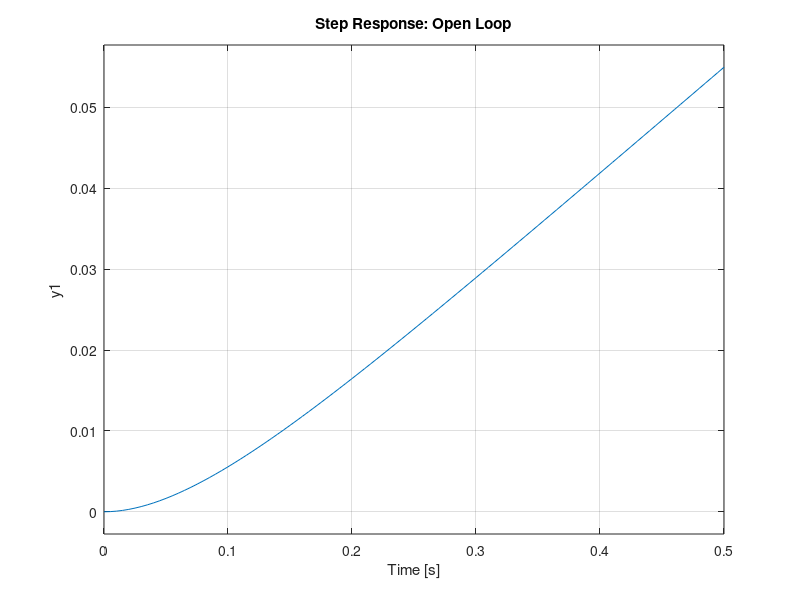
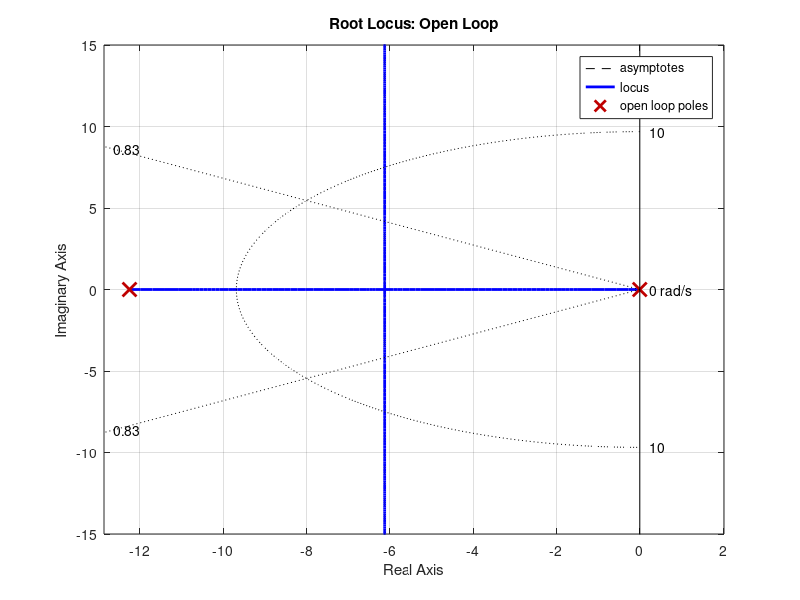
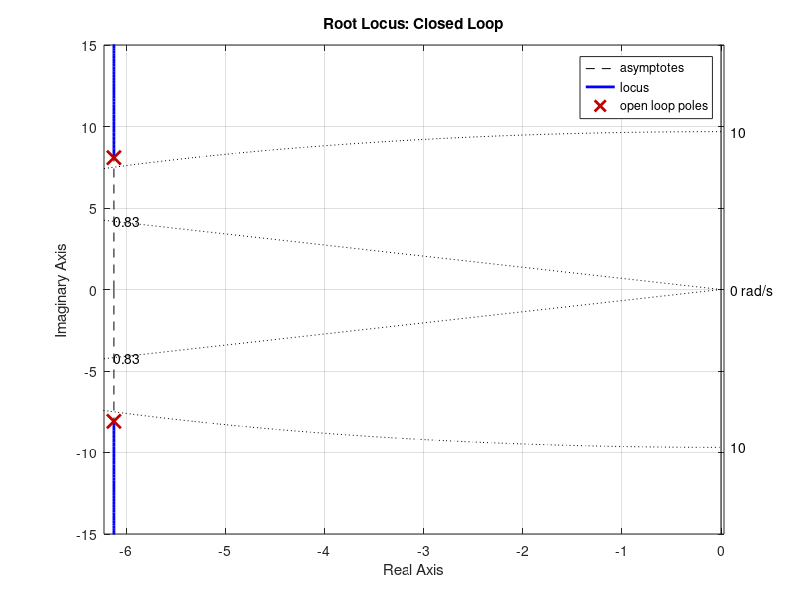
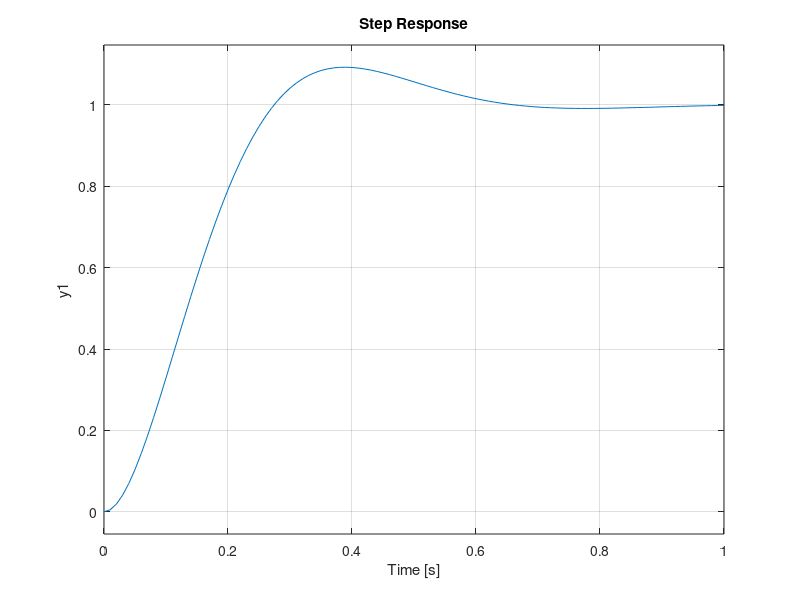

The MATLAB script that drew these images, in order: (Note: this script raises an error after producing the figures.)
clc; clear; close all;
% Thomas Lønne Stiansen - FHV Winter Semester 2025
    % For P-control and testing simple Root Locus on cart

% Constants
markSize = 10;
sign = -1; % for negative feedback
ylims = 15;

%% Root Locus

% Loaded from cart_Model.m
    % With Weight
        K = 0.131346246942449;
        tau = 0.081642070282424;
    % Without Weight
        % K = 0.143342010172210;
        % tau = 0.058378523227571;
s = tf('s');
G_cartVel = K / (tau*s + 1);   % G  =  V_c(s) / V_m(s)  =  [m/s] / [V]
    % Integrate to get position control
G_cartPos = G_cartVel * (1/s); % G  =  X_c(s) / V_m(s)  =  [m]   / [V]

G_OL = G_cartPos;

% IT_1 Block
figure
step(G_OL)
title('Step Response: Open Loop')

% Root Locus
figure
rlocus(G_OL)
title('Root Locus: Open Loop')
ylim([-ylims ylims])

%% Requirements

% Requirements
OS_percent = 1; % [percent]
ts = 0.5; % [sec]

% Mp = OS   ,   D = zeta    ,   wn = omega_n
OS = OS_percent / 100;
    % Damping Ratio
zeta = -log(OS) / sqrt( pi^2 + log(OS)^2 ); % MATLAB: log = ln
    % Natural Frequency
omega_n = 4/(ts*zeta);

% Instead of sgrid
sgrid(zeta,omega_n);

%% Controller

% Proportional
% sysP = 5; % cartVel
% sysP = 40; % cartPos - no weight
sysP = 64; % cartPos - with weight
G_CL = feedback( sysP*G_OL , 1, sign);

figure
rlocus(G_CL)
title('Root Locus: Closed Loop')
ylim([-ylims ylims])
    % pzmap(G_CL)
    % title('Pole-Zero Map: Closed Loop')
sgrid(zeta, omega_n)

% Plot time response
figure
step(G_CL)
stepinfo(G_CL)
title('Step Response: Closed Loop')
